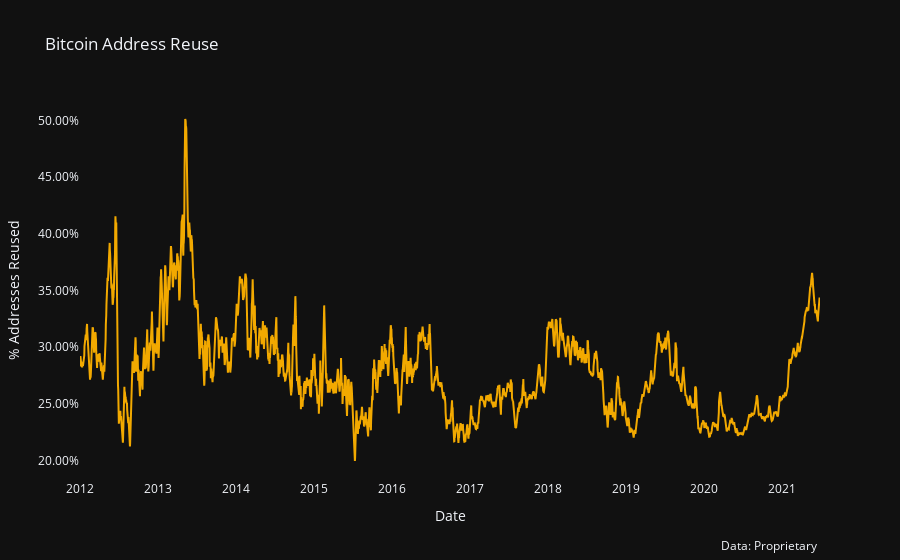

The notebook cell this image was saved under:
### Code cell
chart_utils.single_axis_chart2(
    data.loc[data.date >= '2012-01-01'], x_series='date', 
    y_series='pct_reused_ucount_small_7d',
    x_axis_title='Date',
    y_series_axis_format= ',.2%',
    y_series_title='% Addresses Reused',
    title='Bitcoin Address Reuse',
    data_source="Proprietary",
    halving_lines=False,
)

### Figure 1 — Plotly figure (JSON) as saved in the notebook; plotly's stock layout.template omitted (floating-point values rounded to 4 significant figures; data arrays with more than 128 entries replaced by an {"elided": "..."} marker saying what was removed)
{"data": [{"marker": {"color": "rgb(242, 169, 0)"}, "name": "pct_reused_ucount_small_7d", "type": "scatter", "x": {"elided": "3468 str values"}, "xaxis": "x", "y": {"elided": "3468 float values"}, "yaxis": "y"}], "layout": {"annotations": [{"showarrow": false, "text": "Data: Proprietary", "x": 1, "xanchor": "right", "xref": "paper", "xshift": 0, "y": -0.2, "yanchor": "auto", "yref": "paper", "yshift": 0}], "hovermode": "x unified", "legend": {"orientation": "h"}, "showlegend": false, "title": {"text": "Bitcoin Address Reuse"}, "xaxis": {"anchor": "y", "domain": [0, 1], "showgrid": false, "title": {"text": "Date"}}, "yaxis": {"anchor": "x", "domain": [0, 1], "showgrid": false, "tickformat": ",.2%", "title": {"text": "% Addresses Reused"}, "type": "linear"}}}
